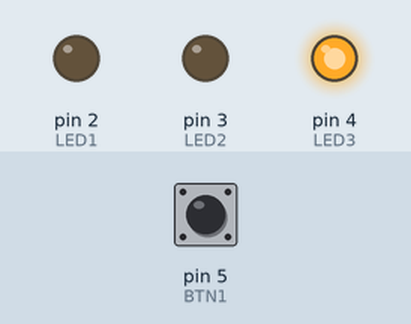
Recording of a sketch running on a simulated Arduino Uno, built with avr-gcc and run on an emulated ATmega328P. Parts: output pins drawn as LEDs (lit = HIGH). Inputs (shaded band) come from the test bench; at power-on: pin 5 (BTN1) HIGH.

Above: at 0.5 s.
At 1.5 s:
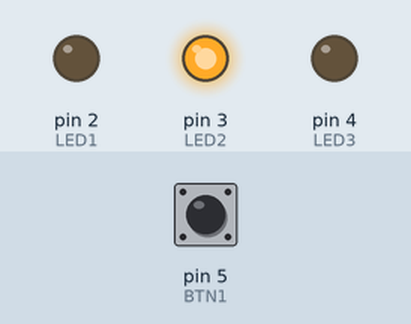
At 5.5 s:
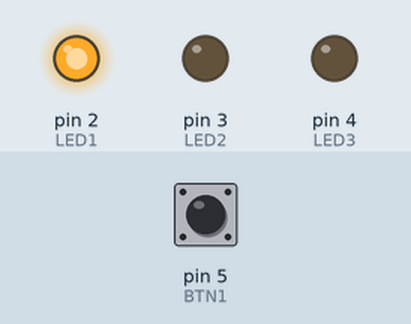
Timing chart, 0 to 6.9 s (numbered marks = the images above):
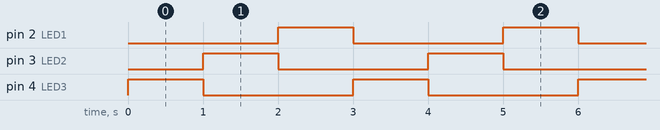

The sketch:

reviewer_button_1.ino
```cpp
const int LED1 = 2;
const int LED2 = 3;
const int LED3 = 4;
const int BTN1 = 5;

void setup()
{

  pinMode(LED1,OUTPUT);
  pinMode(LED2,OUTPUT);
  pinMode(LED3,OUTPUT);
  pinMode(BTN1,INPUT);


}

void loop()
{
  int ButtonState = digitalRead(BTN1);
  if (ButtonState == LOW){
  	digitalWrite(LED1,HIGH);
  	digitalWrite(LED2,LOW);
	digitalWrite(LED3,LOW);
 	delay(1000);

    digitalWrite(LED1,LOW);
    digitalWrite(LED2,HIGH);
    digitalWrite(LED3,LOW);
    delay(1000);


    digitalWrite(LED1,LOW);
    digitalWrite(LED2,LOW);
    digitalWrite(LED3,HIGH);
    delay(1000);
  }
  else{
    digitalWrite(LED1,LOW);
    digitalWrite(LED2,LOW);
    digitalWrite(LED3,HIGH);
    delay(1000);

    digitalWrite(LED1,LOW);
    digitalWrite(LED2,HIGH);
    digitalWrite(LED3,LOW);
    delay(1000);
    digitalWrite(LED1,HIGH);
    digitalWrite(LED2,LOW);
    digitalWrite(LED3,LOW);
    delay(1000);


  }
}
```

Measured:
- by itself, pin 2 (LED1), pin 3 (LED2), pin 4 (LED3): alternates HIGH for 1.0 s and LOW for 2.0 s
- by itself, everything shown: repeats every 3.0 s, in 3 steps
